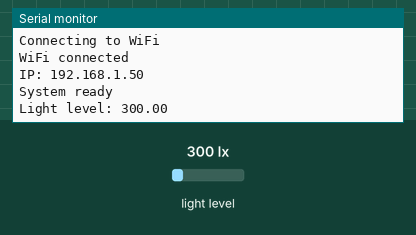
A sketch run on a simulated Arduino MKR. Parts: the last lines printed to the serial monitor. The inputs (shaded band) are chosen by the test bench; at power-on: light level 300 lx. WiFi joins after 1.5 s; servers stay silent unless stated; web services answer with replies made up by the test bench.

Above: at 2.7 s.
2.8 s: light level set to 500 lx
At 8.4 s:
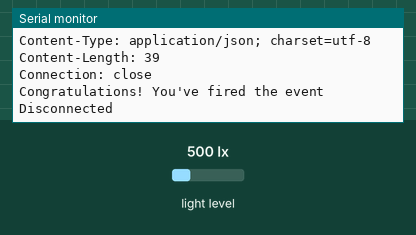
8.8 s: light level set to 40 lx
At 13.6 s:
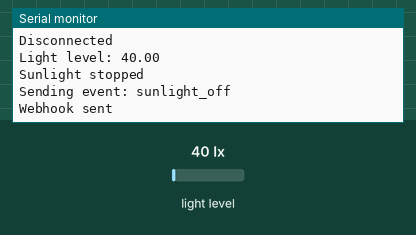
Timing chart, 0 to 15.1 s (numbered marks = the images above; inputs shaded):
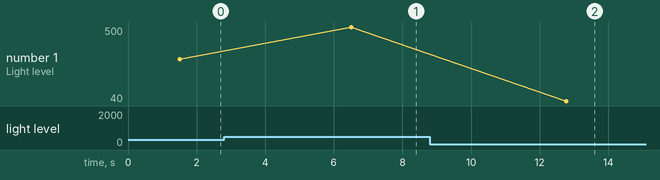

Measured:
- after the input at 2.8 s, the serial monitor: prints a new line after 3.7 s (image 1)
- after the input at 8.8 s, the serial monitor: prints a new line after 4.0 s (image 2)
- plotted number 1: 300 → 500 after the input at 2.8 s, 500 → 40 after the input at 8.8 s

The sketch:

BH1750test.ino
```cpp
#include <Wire.h>
#include <BH1750.h>
#include <WiFiNINA.h>

BH1750 lightMeter;
WiFiClient client;

// WiFi
char ssid[] = "Felix";
char pass[] = "11112222";

// IFTTT
char host[] = "maker.ifttt.com";
String key = "cVArivCKMm74ZjCw5gVRHL";
String eventOn = "sunlight_on";
String eventOff = "sunlight_off";

float threshold = 300.0;
bool isBright = false;

void setup() {
  Serial.begin(9600);
  while (!Serial);

  Wire.begin();

  if (lightMeter.begin()) {
    Serial.println("BH1750 started");
  } else {
    Serial.println("BH1750 failed to start");
    while (1);
  }

  connectWiFi();
  Serial.println("System ready");
}

void loop() {
  float lux = lightMeter.readLightLevel();

  Serial.print("Light level: ");
  Serial.println(lux);

  if (lux > threshold && isBright == false) {
    Serial.println("Sunlight started");
    sendIFTTT(eventOn, lux);
    isBright = true;
  }
  else if (lux <= threshold && isBright == true) {
    Serial.println("Sunlight stopped");
    sendIFTTT(eventOff, lux);
    isBright = false;
  }

  delay(5000);
}

void connectWiFi() {
  Serial.print("Connecting to WiFi");

  while (WiFi.begin(ssid, pass) != WL_CONNECTED) {
    Serial.print(".");
    delay(3000);
  }

  Serial.println();
  Serial.println("WiFi connected");
  Serial.print("IP: ");
  Serial.println(WiFi.localIP());
}

void sendIFTTT(String eventName, float luxValue) {
  Serial.print("Sending event: ");
  Serial.println(eventName);

  if (client.connect(host, 80)) {
    String url = "/trigger/" + eventName + "/json/with/key/" + key + "?value1=" + String(luxValue);

    client.println("GET " + url + " HTTP/1.1");
    client.println("Host: maker.ifttt.com");
    client.println("Connection: close");
    client.println();

    Serial.println("Webhook sent");
  } else {
    Serial.println("Connection failed");
    return;
  }

  delay(1000);

  while (client.available()) {
    char c = client.read();
    Serial.print(c);
  }

  client.stop();
  Serial.println();
  Serial.println("Disconnected");
}
```
